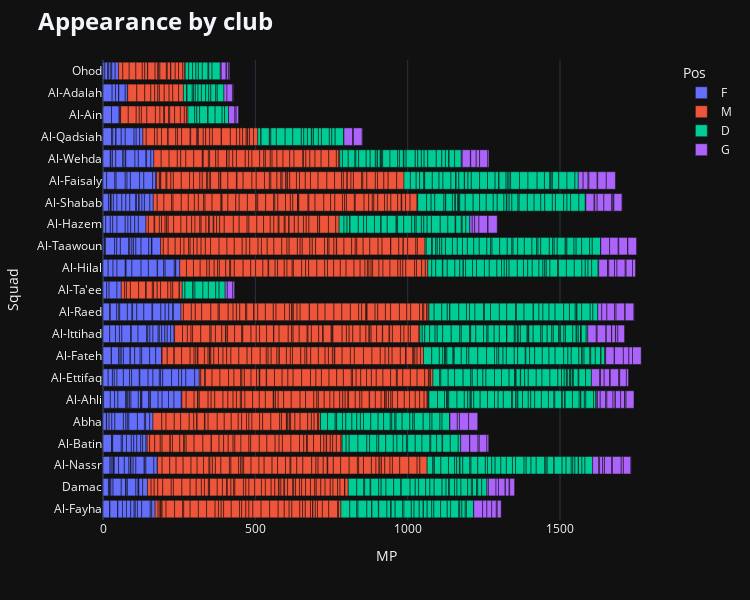

The notebook cell this image was saved under:
### Code cell
fig = px.bar(p18, y="Squad", x="MP",color='Pos',
             hover_data=["Player"],
             width=750, 
             height=600,
             )
fig.update_layout(
             template='plotly_dark',
             title='<b>Appearance by club<b>',
             titlefont={'size':24},
)
fig.show()

### Figure 1 — Plotly figure (JSON) as saved in the notebook; plotly's stock layout.template omitted (floating-point values rounded to 4 significant figures; data arrays with more than 128 entries replaced by an {"elided": "..."} marker saying what was removed)
{"data": [{"alignmentgroup": "True", "customdata": {"elided": "290x1 str values"}, "hovertemplate": "Pos=F<br>MP=%{x}<br>Squad=%{y}<br>Player=%{customdata[0]}<extra></extra>", "legendgroup": "F", "marker": {"color": "#636efa", "pattern": {"shape": ""}}, "name": "F", "offsetgroup": "F", "orientation": "h", "showlegend": true, "textposition": "auto", "type": "bar", "x": {"elided": "290 int values"}, "xaxis": "x", "y": {"elided": "290 str values"}, "yaxis": "y"}, {"alignmentgroup": "True", "customdata": {"elided": "910x1 str values"}, "hovertemplate": "Pos=M<br>MP=%{x}<br>Squad=%{y}<br>Player=%{customdata[0]}<extra></extra>", "legendgroup": "M", "marker": {"color": "#EF553B", "pattern": {"shape": ""}}, "name": "M", "offsetgroup": "M", "orientation": "h", "showlegend": true, "textposition": "auto", "type": "bar", "x": {"elided": "910 int values"}, "xaxis": "x", "y": {"elided": "910 str values"}, "yaxis": "y"}, {"alignmentgroup": "True", "customdata": {"elided": "639x1 str values"}, "hovertemplate": "Pos=D<br>MP=%{x}<br>Squad=%{y}<br>Player=%{customdata[0]}<extra></extra>", "legendgroup": "D", "marker": {"color": "#00cc96", "pattern": {"shape": ""}}, "name": "D", "offsetgroup": "D", "orientation": "h", "showlegend": true, "textposition": "auto", "type": "bar", "x": {"elided": "639 int values"}, "xaxis": "x", "y": {"elided": "639 str values"}, "yaxis": "y"}, {"alignmentgroup": "True", "customdata": {"elided": "152x1 str values"}, "hovertemplate": "Pos=G<br>MP=%{x}<br>Squad=%{y}<br>Player=%{customdata[0]}<extra></extra>", "legendgroup": "G", "marker": {"color": "#ab63fa", "pattern": {"shape": ""}}, "name": "G", "offsetgroup": "G", "orientation": "h", "showlegend": true, "textposition": "auto", "type": "bar", "x": {"elided": "152 int values"}, "xaxis": "x", "y": {"elided": "152 str values"}, "yaxis": "y"}], "layout": {"barmode": "relative", "height": 600, "legend": {"title": {"text": "Pos"}, "tracegroupgap": 0}, "margin": {"t": 60}, "title": {"font": {"size": 24}, "text": "<b>Appearance by club<b>"}, "width": 750, "xaxis": {"anchor": "y", "domain": [0, 1], "title": {"text": "MP"}}, "yaxis": {"anchor": "x", "domain": [0, 1], "title": {"text": "Squad"}}}}
